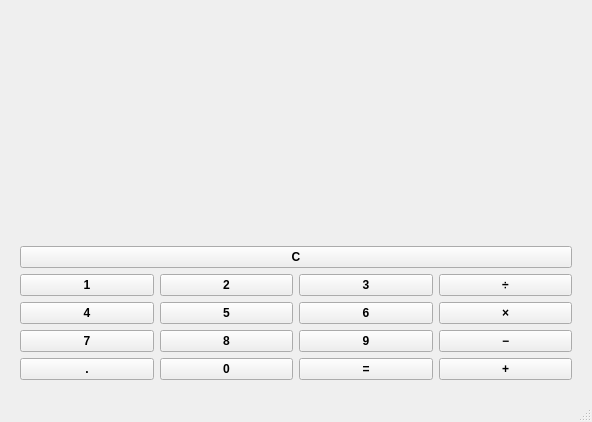
<?xml version="1.0" encoding="UTF-8"?>
<ui version="4.0">
 <class>MainWindow</class>
 <widget class="QMainWindow" name="MainWindow">
  <property name="geometry">
   <rect>
    <x>0</x>
    <y>0</y>
    <width>592</width>
    <height>422</height>
   </rect>
  </property>
  <property name="font">
   <font>
    <weight>75</weight>
    <bold>true</bold>
    <kerning>true</kerning>
   </font>
  </property>
  <property name="windowTitle">
   <string>MainWindow</string>
  </property>
  <widget class="QWidget" name="centralwidget">
   <layout class="QGridLayout" name="gridLayout_3">
    <property name="leftMargin">
     <number>20</number>
    </property>
    <property name="topMargin">
     <number>20</number>
    </property>
    <property name="rightMargin">
     <number>20</number>
    </property>
    <property name="bottomMargin">
     <number>20</number>
    </property>
    <item row="7" column="0">
     <widget class="QPushButton" name="button1">
      <property name="text">
       <string>1</string>
      </property>
     </widget>
    </item>
    <item row="10" column="1">
     <widget class="QPushButton" name="button0">
      <property name="text">
       <string>0</string>
      </property>
     </widget>
    </item>
    <item row="9" column="0">
     <widget class="QPushButton" name="button7">
      <property name="text">
       <string>7</string>
      </property>
     </widget>
    </item>
    <item row="1" column="0" colspan="4">
     <widget class="QLabel" name="label">
      <property name="font">
       <font>
        <pointsize>35</pointsize>
        <weight>50</weight>
        <bold>false</bold>
        <kerning>true</kerning>
       </font>
      </property>
      <property name="text">
       <string/>
      </property>
      <property name="alignment">
       <set>Qt::AlignRight|Qt::AlignTrailing|Qt::AlignVCenter</set>
      </property>
     </widget>
    </item>
    <item row="8" column="0">
     <widget class="QPushButton" name="button4">
      <property name="text">
       <string>4</string>
      </property>
     </widget>
    </item>
    <item row="8" column="1">
     <widget class="QPushButton" name="button5">
      <property name="text">
       <string>5</string>
      </property>
     </widget>
    </item>
    <item row="10" column="2">
     <widget class="QPushButton" name="buttonEq">
      <property name="text">
       <string>=</string>
      </property>
     </widget>
    </item>
    <item row="10" column="0">
     <widget class="QPushButton" name="buttonDec">
      <property name="text">
       <string>.</string>
      </property>
     </widget>
    </item>
    <item row="9" column="1">
     <widget class="QPushButton" name="button8">
      <property name="text">
       <string>8</string>
      </property>
     </widget>
    </item>
    <item row="9" column="2">
     <widget class="QPushButton" name="button9">
      <property name="text">
       <string>9</string>
      </property>
     </widget>
    </item>
    <item row="2" column="0" colspan="4">
     <widget class="QPushButton" name="buttonClear">
      <property name="font">
       <font>
        <weight>75</weight>
        <bold>true</bold>
        <kerning>true</kerning>
       </font>
      </property>
      <property name="text">
       <string>C</string>
      </property>
     </widget>
    </item>
    <item row="7" column="1">
     <widget class="QPushButton" name="button2">
      <property name="text">
       <string>2</string>
      </property>
     </widget>
    </item>
    <item row="7" column="2">
     <widget class="QPushButton" name="button3">
      <property name="text">
       <string>3</string>
      </property>
     </widget>
    </item>
    <item row="8" column="2">
     <widget class="QPushButton" name="button6">
      <property name="text">
       <string>6</string>
      </property>
     </widget>
    </item>
    <item row="10" column="3">
     <widget class="QPushButton" name="buttonAdd">
      <property name="text">
       <string>+</string>
      </property>
     </widget>
    </item>
    <item row="9" column="3">
     <widget class="QPushButton" name="buttonSub">
      <property name="text">
       <string>−</string>
      </property>
     </widget>
    </item>
    <item row="8" column="3">
     <widget class="QPushButton" name="buttonMult">
      <property name="font">
       <font>
        <weight>75</weight>
        <bold>true</bold>
        <kerning>true</kerning>
       </font>
      </property>
      <property name="text">
       <string>×</string>
      </property>
     </widget>
    </item>
    <item row="7" column="3">
     <widget class="QPushButton" name="buttonDiv">
      <property name="font">
       <font>
        <weight>75</weight>
        <bold>true</bold>
        <kerning>true</kerning>
       </font>
      </property>
      <property name="text">
       <string>÷</string>
      </property>
     </widget>
    </item>
   </layout>
  </widget>
  <widget class="QMenuBar" name="menubar">
   <property name="geometry">
    <rect>
     <x>0</x>
     <y>0</y>
     <width>592</width>
     <height>28</height>
    </rect>
   </property>
  </widget>
  <widget class="QStatusBar" name="statusbar"/>
 </widget>
 <resources/>
 <connections/>
</ui>
